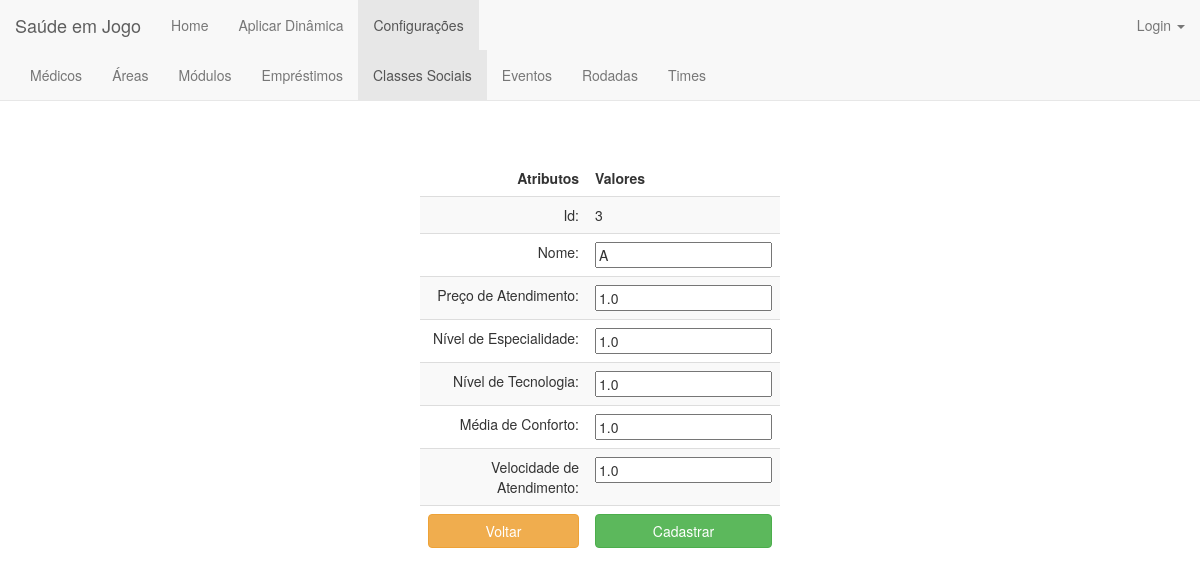
Page /classe_social/edit/3/ on the committed database.
### jogo/models.py (models this page shows)
class Classe_Social(models.Model):
    classificacao = ((1, '1'), (2, '2'), (3, '3'))
    nome = models.CharField(max_length=200)
    preco_atendimento = models.FloatField(validators=[MinValueValidator(0.0)])
    nivel_especialidade = models.FloatField(validators=[MinValueValidator(0.0), MaxValueValidator(3.0)])
    nivel_tecnologia = models.FloatField(validators=[MinValueValidator(0.0), MaxValueValidator(3.0)])
    media_conforto = models.FloatField(validators=[MinValueValidator(0.0), MaxValueValidator(3.0)])
    velocidade_atendimento = models.FloatField(validators=[MinValueValidator(0.0), MaxValueValidator(3.0)])

### jogo/views.py (the view, shortened to what this page needs)
# urls.py: url(r'^classe_social/edit/(?P<id>\d+)/$', views.classe_social_edit, name='classe_social_edit'),
def classe_social_edit(request, id):
    classe = get_object_or_404(Classe_Social, pk=id)
    form = Classe_Social_Form(instance=classe)
    nomeClasse = Classe_Social_Form(instance=classe)['nome'].value()
    eventos = Evento.objects.all()
    areas = Area.objects.all()
    return render(request, 'classe_social/classe_social_edit.html', {'form': form, 'id': id})

### jogo/templates/classe_social/classe_social_edit.html (shortened to what this page needs)
{% extends 'jogo/base_configuracoes.html' %}
{% block classe_social %}class="active"{% endblock %}
{% block body %}
    <center><h1>Editar Classe Social</h1></center><br>
<form action="." method="POST">{% csrf_token %}
    <div style="width: 30%; position: absolute; top:20%; bottom: 0; left: 0; right: 0; margin: 0 auto;">
        <table class="table table-striped" align="center">
            <thead>
            <tr>
                <td align="right"><b>Atributos</b></td>
                <td align="left"><b>Valores</b></td>
            </tr>
            </thead>
            <tbody>
            <tr>
                <td align="right">Id:</td>
                <td align="left">{{id}}</td>
            </tr>
            <tr>
                <td align="right">Nome:</td>
                <td align="left">{{form.nome}}</td>
            </tr>
            <tr>
                <td align="right">Preço de Atendimento:</td>
                <td align="left">{{form.preco_atendimento}}</td>
            </tr>
            <tr>
                <td align="right">Nível de Especialidade:</td>
                <td align="left">{{ form.nivel_especialidade }}</td>
            </tr>
            <tr>
                <td align="right">Nível de Tecnologia:</td>
                <td align="left">{{ form.nivel_tecnologia }}</td>
            </tr>
            <tr>
                <td align="right">Média de Conforto:</td>
                <td align="left">{{ form.media_conforto }}</td>
            </tr>
            <tr>
                <td align="right">Velocidade de Atendimento:</td>
                <td align="left">{{ form.velocidade_atendimento }}</td>
            </tr>
            <tr>
                <td align="right"><a  style="text-decoration:none;" href="{% url 'jogo:classe_social_index' %}"><button type="button" class="btn btn-warning btn-block" >Voltar</button></a></td>
                <td align="left"><button type="submit" class="btn btn-success btn-block" >Cadastrar</button></td>
            </tr>
            </tbody>
        </table>
    </div>
</form>
{% endblock body %}

### rows in the picture
Classe_Social: nome "A", preco_atendimento "1.0", nivel_especialidade "1.0", nivel_tecnologia "1.0", media_conforto "1.0", velocidade_atendimento "1.0"

### other values in the picture
{{ id }} "3"
